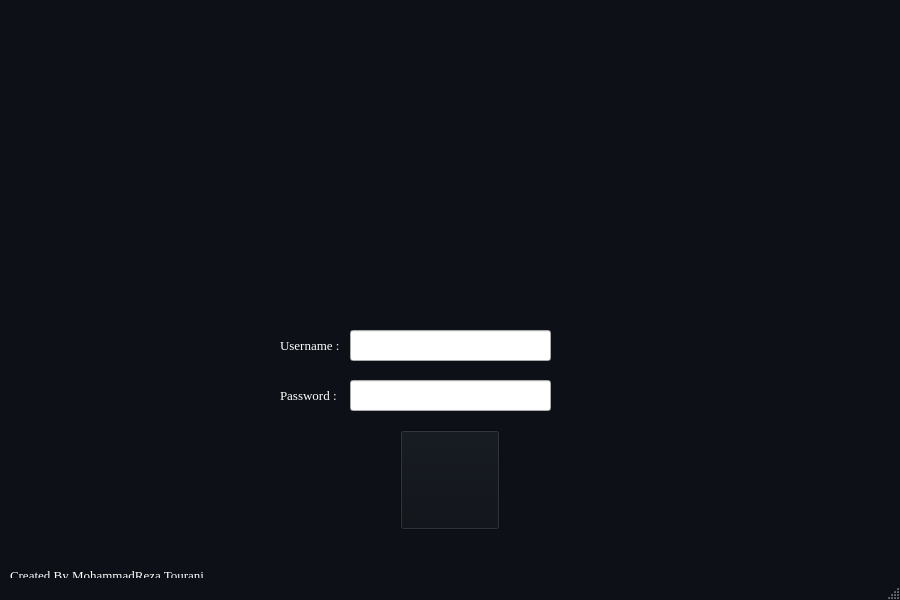
<?xml version="1.0" encoding="UTF-8"?>
<ui version="4.0">
 <class>LoginWin</class>
 <widget class="QMainWindow" name="LoginWin">
  <property name="geometry">
   <rect>
    <x>0</x>
    <y>0</y>
    <width>900</width>
    <height>600</height>
   </rect>
  </property>
  <property name="minimumSize">
   <size>
    <width>900</width>
    <height>600</height>
   </size>
  </property>
  <property name="maximumSize">
   <size>
    <width>900</width>
    <height>600</height>
   </size>
  </property>
  <property name="palette">
   <palette>
    <active>
     <colorrole role="WindowText">
      <brush brushstyle="SolidPattern">
       <color alpha="255">
        <red>255</red>
        <green>255</green>
        <blue>255</blue>
       </color>
      </brush>
     </colorrole>
     <colorrole role="Button">
      <brush brushstyle="SolidPattern">
       <color alpha="255">
        <red>13</red>
        <green>17</green>
        <blue>23</blue>
       </color>
      </brush>
     </colorrole>
     <colorrole role="Light">
      <brush brushstyle="SolidPattern">
       <color alpha="255">
        <red>19</red>
        <green>25</green>
        <blue>34</blue>
       </color>
      </brush>
     </colorrole>
     <colorrole role="Midlight">
      <brush brushstyle="SolidPattern">
       <color alpha="255">
        <red>16</red>
        <green>21</green>
        <blue>28</blue>
       </color>
      </brush>
     </colorrole>
     <colorrole role="Dark">
      <brush brushstyle="SolidPattern">
       <color alpha="255">
        <red>6</red>
        <green>8</green>
        <blue>11</blue>
       </color>
      </brush>
     </colorrole>
     <colorrole role="Mid">
      <brush brushstyle="SolidPattern">
       <color alpha="255">
        <red>8</red>
        <green>11</green>
        <blue>15</blue>
       </color>
      </brush>
     </colorrole>
     <colorrole role="Text">
      <brush brushstyle="SolidPattern">
       <color alpha="255">
        <red>255</red>
        <green>255</green>
        <blue>255</blue>
       </color>
      </brush>
     </colorrole>
     <colorrole role="BrightText">
      <brush brushstyle="SolidPattern">
       <color alpha="255">
        <red>255</red>
        <green>255</green>
        <blue>255</blue>
       </color>
      </brush>
     </colorrole>
     <colorrole role="ButtonText">
      <brush brushstyle="SolidPattern">
       <color alpha="255">
        <red>255</red>
        <green>255</green>
        <blue>255</blue>
       </color>
      </brush>
     </colorrole>
     <colorrole role="Base">
      <brush brushstyle="SolidPattern">
       <color alpha="255">
        <red>0</red>
        <green>0</green>
        <blue>0</blue>
       </color>
      </brush>
     </colorrole>
     <colorrole role="Window">
      <brush brushstyle="SolidPattern">
       <color alpha="255">
        <red>13</red>
        <green>17</green>
        <blue>23</blue>
       </color>
      </brush>
     </colorrole>
     <colorrole role="Shadow">
      <brush brushstyle="SolidPattern">
       <color alpha="255">
        <red>0</red>
        <green>0</green>
        <blue>0</blue>
       </color>
      </brush>
     </colorrole>
     <colorrole role="AlternateBase">
      <brush brushstyle="SolidPattern">
       <color alpha="255">
        <red>6</red>
        <green>8</green>
        <blue>11</blue>
       </color>
      </brush>
     </colorrole>
     <colorrole role="ToolTipBase">
      <brush brushstyle="SolidPattern">
       <color alpha="255">
        <red>255</red>
        <green>255</green>
        <blue>220</blue>
       </color>
      </brush>
     </colorrole>
     <colorrole role="ToolTipText">
      <brush brushstyle="SolidPattern">
       <color alpha="255">
        <red>0</red>
        <green>0</green>
        <blue>0</blue>
       </color>
      </brush>
     </colorrole>
    </active>
    <inactive>
     <colorrole role="WindowText">
      <brush brushstyle="SolidPattern">
       <color alpha="255">
        <red>255</red>
        <green>255</green>
        <blue>255</blue>
       </color>
      </brush>
     </colorrole>
     <colorrole role="Button">
      <brush brushstyle="SolidPattern">
       <color alpha="255">
        <red>13</red>
        <green>17</green>
        <blue>23</blue>
       </color>
      </brush>
     </colorrole>
     <colorrole role="Light">
      <brush brushstyle="SolidPattern">
       <color alpha="255">
        <red>19</red>
        <green>25</green>
        <blue>34</blue>
       </color>
      </brush>
     </colorrole>
     <colorrole role="Midlight">
      <brush brushstyle="SolidPattern">
       <color alpha="255">
        <red>16</red>
        <green>21</green>
        <blue>28</blue>
       </color>
      </brush>
     </colorrole>
     <colorrole role="Dark">
      <brush brushstyle="SolidPattern">
       <color alpha="255">
        <red>6</red>
        <green>8</green>
        <blue>11</blue>
       </color>
      </brush>
     </colorrole>
     <colorrole role="Mid">
      <brush brushstyle="SolidPattern">
       <color alpha="255">
        <red>8</red>
        <green>11</green>
        <blue>15</blue>
       </color>
      </brush>
     </colorrole>
     <colorrole role="Text">
      <brush brushstyle="SolidPattern">
       <color alpha="255">
        <red>255</red>
        <green>255</green>
        <blue>255</blue>
       </color>
      </brush>
     </colorrole>
     <colorrole role="BrightText">
      <brush brushstyle="SolidPattern">
       <color alpha="255">
        <red>255</red>
        <green>255</green>
        <blue>255</blue>
       </color>
      </brush>
     </colorrole>
     <colorrole role="ButtonText">
      <brush brushstyle="SolidPattern">
       <color alpha="255">
        <red>255</red>
        <green>255</green>
        <blue>255</blue>
       </color>
      </brush>
     </colorrole>
     <colorrole role="Base">
      <brush brushstyle="SolidPattern">
       <color alpha="255">
        <red>0</red>
        <green>0</green>
        <blue>0</blue>
       </color>
      </brush>
     </colorrole>
     <colorrole role="Window">
      <brush brushstyle="SolidPattern">
       <color alpha="255">
        <red>13</red>
        <green>17</green>
        <blue>23</blue>
       </color>
      </brush>
     </colorrole>
     <colorrole role="Shadow">
      <brush brushstyle="SolidPattern">
       <color alpha="255">
        <red>0</red>
        <green>0</green>
        <blue>0</blue>
       </color>
      </brush>
     </colorrole>
     <colorrole role="AlternateBase">
      <brush brushstyle="SolidPattern">
       <color alpha="255">
        <red>6</red>
        <green>8</green>
        <blue>11</blue>
       </color>
      </brush>
     </colorrole>
     <colorrole role="ToolTipBase">
      <brush brushstyle="SolidPattern">
       <color alpha="255">
        <red>255</red>
        <green>255</green>
        <blue>220</blue>
       </color>
      </brush>
     </colorrole>
     <colorrole role="ToolTipText">
      <brush brushstyle="SolidPattern">
       <color alpha="255">
        <red>0</red>
        <green>0</green>
        <blue>0</blue>
       </color>
      </brush>
     </colorrole>
    </inactive>
    <disabled>
     <colorrole role="WindowText">
      <brush brushstyle="SolidPattern">
       <color alpha="255">
        <red>6</red>
        <green>8</green>
        <blue>11</blue>
       </color>
      </brush>
     </colorrole>
     <colorrole role="Button">
      <brush brushstyle="SolidPattern">
       <color alpha="255">
        <red>13</red>
        <green>17</green>
        <blue>23</blue>
       </color>
      </brush>
     </colorrole>
     <colorrole role="Light">
      <brush brushstyle="SolidPattern">
       <color alpha="255">
        <red>19</red>
        <green>25</green>
        <blue>34</blue>
       </color>
      </brush>
     </colorrole>
     <colorrole role="Midlight">
      <brush brushstyle="SolidPattern">
       <color alpha="255">
        <red>16</red>
        <green>21</green>
        <blue>28</blue>
       </color>
      </brush>
     </colorrole>
     <colorrole role="Dark">
      <brush brushstyle="SolidPattern">
       <color alpha="255">
        <red>6</red>
        <green>8</green>
        <blue>11</blue>
       </color>
      </brush>
     </colorrole>
     <colorrole role="Mid">
      <brush brushstyle="SolidPattern">
       <color alpha="255">
        <red>8</red>
        <green>11</green>
        <blue>15</blue>
       </color>
      </brush>
     </colorrole>
     <colorrole role="Text">
      <brush brushstyle="SolidPattern">
       <color alpha="255">
        <red>6</red>
        <green>8</green>
        <blue>11</blue>
       </color>
      </brush>
     </colorrole>
     <colorrole role="BrightText">
      <brush brushstyle="SolidPattern">
       <color alpha="255">
        <red>255</red>
        <green>255</green>
        <blue>255</blue>
       </color>
      </brush>
     </colorrole>
     <colorrole role="ButtonText">
      <brush brushstyle="SolidPattern">
       <color alpha="255">
        <red>6</red>
        <green>8</green>
        <blue>11</blue>
       </color>
      </brush>
     </colorrole>
     <colorrole role="Base">
      <brush brushstyle="SolidPattern">
       <color alpha="255">
        <red>13</red>
        <green>17</green>
        <blue>23</blue>
       </color>
      </brush>
     </colorrole>
     <colorrole role="Window">
      <brush brushstyle="SolidPattern">
       <color alpha="255">
        <red>13</red>
        <green>17</green>
        <blue>23</blue>
       </color>
      </brush>
     </colorrole>
     <colorrole role="Shadow">
      <brush brushstyle="SolidPattern">
       <color alpha="255">
        <red>0</red>
        <green>0</green>
        <blue>0</blue>
       </color>
      </brush>
     </colorrole>
     <colorrole role="AlternateBase">
      <brush brushstyle="SolidPattern">
       <color alpha="255">
        <red>13</red>
        <green>17</green>
        <blue>23</blue>
       </color>
      </brush>
     </colorrole>
     <colorrole role="ToolTipBase">
      <brush brushstyle="SolidPattern">
       <color alpha="255">
        <red>255</red>
        <green>255</green>
        <blue>220</blue>
       </color>
      </brush>
     </colorrole>
     <colorrole role="ToolTipText">
      <brush brushstyle="SolidPattern">
       <color alpha="255">
        <red>0</red>
        <green>0</green>
        <blue>0</blue>
       </color>
      </brush>
     </colorrole>
    </disabled>
   </palette>
  </property>
  <property name="windowTitle">
   <string>Face Recognition System</string>
  </property>
  <property name="windowIcon">
   <iconset>
    <normaloff>../Code/Data/Images/icon_light.png</normaloff>../Code/Data/Images/icon_light.png</iconset>
  </property>
  <property name="iconSize">
   <size>
    <width>200</width>
    <height>200</height>
   </size>
  </property>
  <widget class="QWidget" name="centralwidget">
   <widget class="QLabel" name="IconLogin">
    <property name="geometry">
     <rect>
      <x>350</x>
      <y>20</y>
      <width>200</width>
      <height>200</height>
     </rect>
    </property>
    <property name="minimumSize">
     <size>
      <width>200</width>
      <height>200</height>
     </size>
    </property>
    <property name="maximumSize">
     <size>
      <width>200</width>
      <height>200</height>
     </size>
    </property>
    <property name="text">
     <string/>
    </property>
    <property name="pixmap">
     <pixmap>../Code/Data/Images/icon_dark.png</pixmap>
    </property>
    <property name="scaledContents">
     <bool>true</bool>
    </property>
   </widget>
   <widget class="QLabel" name="labelUsername">
    <property name="geometry">
     <rect>
      <x>280</x>
      <y>330</y>
      <width>61</width>
      <height>31</height>
     </rect>
    </property>
    <property name="font">
     <font>
      <family>Times New Roman</family>
      <pointsize>10</pointsize>
     </font>
    </property>
    <property name="text">
     <string>Username :</string>
    </property>
   </widget>
   <widget class="QLabel" name="labelPassword">
    <property name="geometry">
     <rect>
      <x>280</x>
      <y>380</y>
      <width>61</width>
      <height>31</height>
     </rect>
    </property>
    <property name="font">
     <font>
      <family>Times New Roman</family>
      <pointsize>10</pointsize>
     </font>
    </property>
    <property name="text">
     <string>Password :</string>
    </property>
   </widget>
   <widget class="QLabel" name="labelAbouMe">
    <property name="geometry">
     <rect>
      <x>10</x>
      <y>560</y>
      <width>201</width>
      <height>31</height>
     </rect>
    </property>
    <property name="font">
     <font>
      <family>Times New Roman</family>
      <pointsize>10</pointsize>
     </font>
    </property>
    <property name="text">
     <string>Created By MohammadReza Tourani</string>
    </property>
   </widget>
   <widget class="QLineEdit" name="Username">
    <property name="geometry">
     <rect>
      <x>350</x>
      <y>330</y>
      <width>201</width>
      <height>31</height>
     </rect>
    </property>
    <property name="styleSheet">
     <string notr="true">color : black; </string>
    </property>
    <property name="alignment">
     <set>Qt::AlignCenter</set>
    </property>
   </widget>
   <widget class="QLineEdit" name="Password">
    <property name="geometry">
     <rect>
      <x>350</x>
      <y>380</y>
      <width>201</width>
      <height>31</height>
     </rect>
    </property>
    <property name="styleSheet">
     <string notr="true">color : black; </string>
    </property>
    <property name="echoMode">
     <enum>QLineEdit::Password</enum>
    </property>
    <property name="alignment">
     <set>Qt::AlignCenter</set>
    </property>
   </widget>
   <widget class="QPushButton" name="btnLogin">
    <property name="geometry">
     <rect>
      <x>400</x>
      <y>430</y>
      <width>100</width>
      <height>100</height>
     </rect>
    </property>
    <property name="minimumSize">
     <size>
      <width>100</width>
      <height>100</height>
     </size>
    </property>
    <property name="maximumSize">
     <size>
      <width>100</width>
      <height>100</height>
     </size>
    </property>
    <property name="cursor">
     <cursorShape>PointingHandCursor</cursorShape>
    </property>
    <property name="text">
     <string/>
    </property>
    <property name="icon">
     <iconset>
      <normaloff>../Code/Data/Images/login2.png</normaloff>../Code/Data/Images/login2.png</iconset>
    </property>
    <property name="iconSize">
     <size>
      <width>100</width>
      <height>100</height>
     </size>
    </property>
   </widget>
  </widget>
  <widget class="QStatusBar" name="statusbar"/>
 </widget>
 <resources/>
 <connections/>
</ui>
